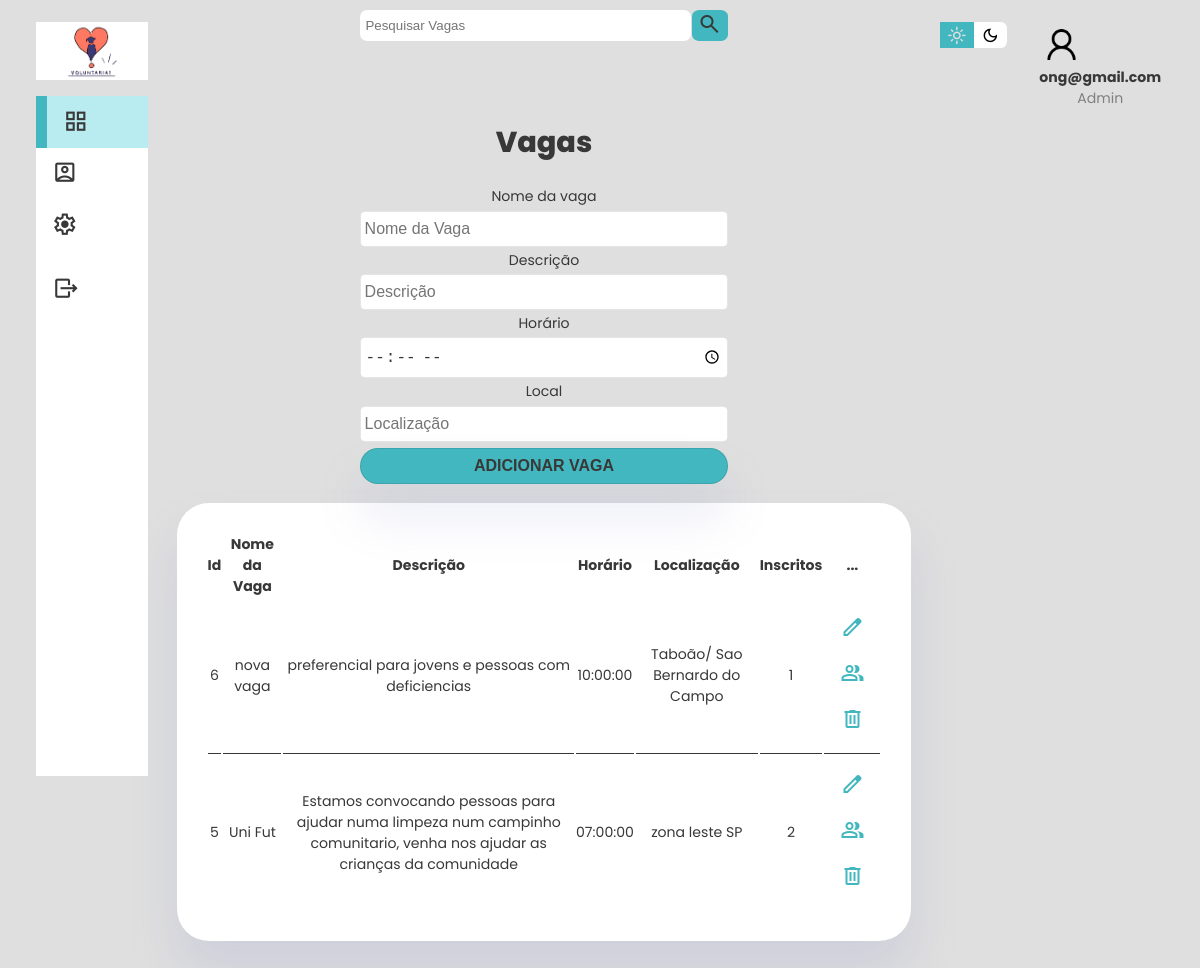
The app's page /ong-admin.php (signed in) with its own data.
### tables this page shows
CREATE TABLE IF NOT EXISTS `vagas` (
  `id` int NOT NULL AUTO_INCREMENT,
  `nomeVaga` varchar(45) NOT NULL,
  `descricao` varchar(120) NOT NULL,
  `horario` time NOT NULL,
  `localizacao` varchar(45) NOT NULL,
  `inscritos` int DEFAULT NULL,
  `idong` int NOT NULL,
  PRIMARY KEY (`id`)
);

### ong-admin.php (the view, shortened to what this page needs)
<?php
include_once('conexao.php');
if (!isset($_SESSION['emailOng']) || !isset($_SESSION['senhaOng'])) {
    unset($_SESSION['emailOng']);
    unset($_SESSION['senhaOng']);
    header('Location: index.php');
    exit();
} else {
    $logado = $_SESSION['emailOng'];
    $sqlUser = "SELECT idong, userImage FROM ongcad WHERE emailOng='$logado'";
    $resultUser = $conexao->query($sqlUser);
    if ($resultUser->num_rows > 0) {
        $userData = $resultUser->fetch_assoc();
        $userImage = $userData['userImage'];
        $userId = $userData['idong'];
    } else {
        header('Location: index.php');
        exit();
    }
}
if (!empty($_GET['search'])) {
    $data = $_GET['search'];
    $sql = "SELECT * FROM vagas WHERE (id LIKE '%$data%' OR nomeVaga LIKE '%$data%') AND idong='$userId' ORDER BY id DESC";
} else {
    $sql = "SELECT * FROM vagas WHERE idong='$userId' ORDER BY id DESC";
}
$result = $conexao->query($sql);
?>
<!DOCTYPE html>
<html lang="pt-br">
<head>
    <link rel="stylesheet" href="css/ong-admin.css">
</head>
<body>
    <div class="container">
        <aside>
            <div class="top">
                <div class="logo">
                    <img src="imagens/logo.png" alt="" width="58px">
                </div>
            </div>
            <div class="sidebar">
                <a href="ong-admin.php" class="active">
                    <span class="material-symbols-outlined">grid_view</span>
                </a>
                <a href="ong-admin-conta.php">
                    <span class="material-symbols-outlined">account_box</span>
                </a>
                <a href="config-senha.php">
                    <span class="material-symbols-outlined">settings</span>
                </a>
                <a href="logout.php">
                    <span class="material-symbols-outlined">move_item</span>
                </a>
            </div>
        </aside>
        <main>
            <div class="box-search">
                <input type="search" class="form-control w-25" placeholder="Pesquisar Vagas" id="pesquisar">
                <button onclick="searchData()">
                <span class="material-symbols-outlined">search</span>
                </button>
            </div>
            <div class="recent_order">
                <h1>Vagas</h1>
                <form action="ong-admin.php" class="addVaga" id="addVaga" method="post">
                    <label for="nomeVaga">Nome da vaga</label>
                    <input type="text" name="nomeVaga" id="nomeVaga" class="box" placeholder="Nome da Vaga" required>
                    <label for="descricao">Descrição</label>
                    <input type="text" name="descricao" id="descricao" class="box" placeholder="Descrição" required>
                    <label for="horario">Horário</label>
                    <input type="time" name="horario" id="horario" class="box">
                    <label for="local">Local</label>
                    <input type="text" name="localizacao" id="localizacao" class="box" placeholder="Localização" required>
                    <input type="submit" class="btn" id="submit" name="submit" value="Adicionar vaga">
                </form>
                <div>
                    <table class="table" id="tabela-ongadmin">
                        <thead>
                            <tr>
                                <th scope="col">Id</th>
                                <th scope="col">Nome da Vaga</th>
                                <th scope="col">Descrição</th>
                                <th scope="col">Horário</th>
                                <th scope="col">Localização</th>
                                <th scope="col">Inscritos</th>
                                <th scope="col">...</th>
                            </tr>
                        </thead>
                        <tbody>
                            <?php
                            while ($user_data = mysqli_fetch_assoc($result)) {
                                echo "<tr>";
                                echo "<td>".$user_data['id']."</td>";
                                echo "<td>".$user_data['nomeVaga']."</td>";
                                echo "<td>".$user_data['descricao']."</td>";
                                echo "<td>".$user_data['horario']."</td>";
                                echo "<td>".$user_data['localizacao']."</td>";
                                echo "<td>".$user_data['inscritos']."</td>";
                                echo "<td>
                                <a href='editar.php?id=$user_data[id]'>
                                <span class='material-symbols-outlined'>edit</span>
                              </a>
                              <a href='visualizar-inscritos.php?id=$user_data[id]'>
                              <span class='material-symbols-outlined'>group</span>
                            </a>
                              <a href='delete.php?id=$user_data[id]'>
                              <span class='material-symbols-outlined'>delete</span>
                              </a>
                                </td>";
                            }
                            ?>
                        </tbody>
                    </table>
                </div>
            </div>
        </main>
        <div class="right">
            <div class="top">
                <div class="theme-toggler">
                    <span class="material-symbols-outlined active">light_mode</span>
                    <span class="material-symbols-outlined">dark_mode</span>
                </div>
                <div class="profile">
                    <div class="info">
                        <div class="profile-photo">
                            <a href="ong-admin-conta.php">
                                <?php
                                if ($userImage && file_exists("ong/$userImage")) {
                                    echo '<img src="ong/' . $userImage . '" alt="Imagem do Usuário" height="100%" width="100%">';
                                } else {
                                    echo '<img src="ong/default.png" alt="Imagem Padrão" height="100%" width="100%">';
                                }
                                ?>
                            </a>
                        </div>
                        <?php
                        echo "<p><b>$logado</b></p>";
                        ?>
                        <p>Admin</p>
                    </div>
                </div>
            </div>
        </div>
    </div>
</body>
</html>

### records on screen
vagas: id "6", nomeVaga "nova vaga", descricao "preferencial para jovens e pessoas com deficiencias", horario "10:00:00", localizacao "Taboão/ Sao Bernardo do Campo", inscritos "1"
vagas: id "5", nomeVaga "Uni Fut", descricao "Estamos convocando pessoas para ajudar numa limpeza num campinho comunitario, venha nos ajudar as crianças da comunidade", horario "07:00:00", localizacao "zona leste SP", inscritos "2"

### other values on screen
$logado "ong@gmail.com"
